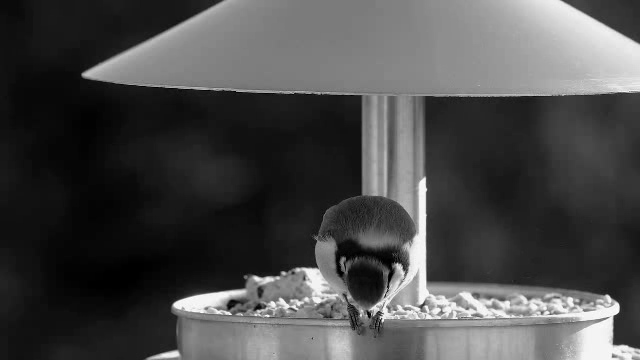
#> input picture frame 30 of Calc Numérico/Trabalho/video_gray.mp4, 640 x 360 px, given in place of video.mp4, which was not available
$ python main.py
#> lines starting #> are read from the running program, lines starting #| are printed output that depends on the picture
#> in preprocess, frame is the input picture: shape (360, 640, 3); min 0, max 255, mean 74
import numpy as np
import cv2

video_path = 'video.mp4'

def convert_to_gray_simple(frame):
    # cada novo pixel vai ter como nova cor a media simples dos 3 canais de cor (BGR):
    #  (B + G + R) / 3
    gray =(frame[:, :, 0].astype(np.float32) + frame[:, :, 1].astype(np.float32) + frame[:, :, 2].astype(np.float32)) / 3

    return gray.astype(np.uint8)

# equivalente:
# def convert_to_gray_luminosity(frame):
#     return cv2.cvtColor(frame, cv2.COLOR_BGR2GRAY)
def convert_to_gray_luminosity(frame):
    # frame em BGR: canal 0 = B, 1 = G, 2 = R
    gray = 0.114 * frame[:, :, 0].astype(np.float32) + 0.587 * frame[:, :, 1].astype(np.float32) + 0.299 * frame[:, :, 2].astype(np.float32)

    return gray.astype(np.uint8)

# equivalente:
# def resize_frame(frame, width, height):
#     return cv2.resize(frame, (width, height), interpolation=cv2.INTER_NEAREST)
def resize_frame(frame, width, height):
#> called with width = 320, height = 180
    h, w = frame.shape[0], frame.shape[1]
#> h = 360; w = 640

    resized = np.zeros((height, width, *frame.shape[2:]), dtype=frame.dtype)

    # percorre cada pixel do novo frame e mapeia para o pixel correspondente no frame original
    for row in range(height):
        for col in range(width):
            # coordenadas do pixel correspondente no frame original são calculadas usando
            # a proporção entre as dimensões do novo frame e do frame original
            src_row = int(row * h / height)
            src_col = int(col * w / width)

            resized[row, col] = frame[src_row, src_col]
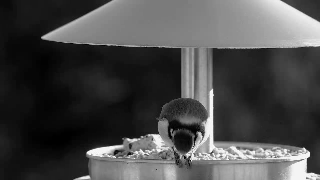
#> resized: shape (180, 320, 3); min 0, max 255, mean 73.9

    return resized

# le o video original e devolve uma lista de frames preprocessados:
# redimensionados (menos processamento) e em escala de cinza (uma unica matriz por frame)
def preprocess(cap, scale, save_intermediate=False):
    fps = cap.get(cv2.CAP_PROP_FPS)
    new_width = int(cap.get(cv2.CAP_PROP_FRAME_WIDTH)) // scale
    new_height = int(cap.get(cv2.CAP_PROP_FRAME_HEIGHT)) // scale

    frames = []
    while True:
        ret, frame = cap.read() # frame eh uma numpy array de 3 dimensoes, com as 3 camadas de cor (BGR)
        if not ret:
            break

        frame = resize_frame(frame, new_width, new_height)
        frame = convert_to_gray_luminosity(frame)

        frames.append(frame)

    cap.release()
    return frames, fps

def save_video(video_path, frames, fps):
    height, width = frames[0].shape
    out = cv2.VideoWriter(video_path, cv2.VideoWriter_fourcc(*'mp4v'), fps, (width, height), isColor=False)
    for frame in frames:
        out.write(frame)
    out.release()


def main():
    cap = cv2.VideoCapture(video_path)
    frames, fps = preprocess(cap, scale=2)


    M = np.array(frames).T.astype(np.float64)

    #...

    save_video('video_gray.mp4', frames, fps)

main()

$ run again, starting later in the video
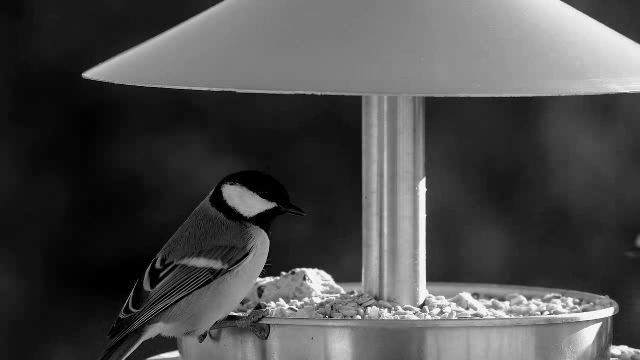
#> input picture frame 135 of Calc Numérico/Trabalho/video_gray.mp4, 640 x 360 px, given in place of video.mp4, which was not available
#> in preprocess, frame is the input picture: shape (360, 640, 3); min 0, max 255, mean 75.7
#> after the loop in resize_frame, `for row in range(height):`:
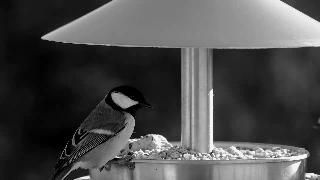
#> resized: shape (180, 320, 3); min 0, max 253, mean 75.6

$ run again, starting later in the video
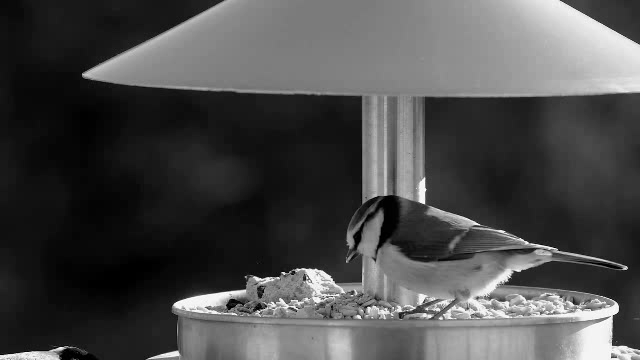
#> input picture frame 240 of Calc Numérico/Trabalho/video_gray.mp4, 640 x 360 px, given in place of video.mp4, which was not available
#> in preprocess, frame is the input picture: shape (360, 640, 3); min 0, max 255, mean 74.9
#> after the loop in resize_frame, `for row in range(height):`:
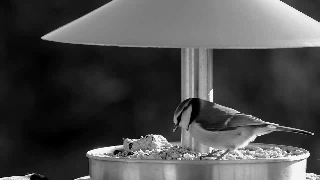
#> resized: shape (180, 320, 3); min 0, max 255, mean 74.9
